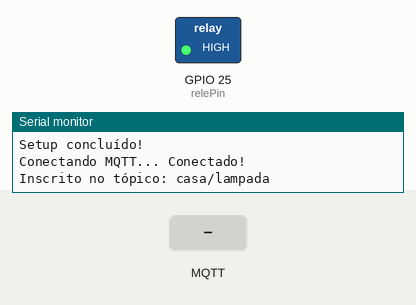
Bench run of a sketch on a simulated ESP32. On the bench: switched loads named in the sketch (green lamp = pin HIGH), the last lines printed to the serial monitor. The test bench sets the inputs (shaded band). WiFi joins after 1.5 s; servers stay silent unless stated; random numbers use the default seed unless the sketch sets one; no MQTT or app messages arrive unless stated.

Above: at 3.7 s.
3.8 s: MQTT message "on" arrives on the first subscribed topic
At 4.3 s:
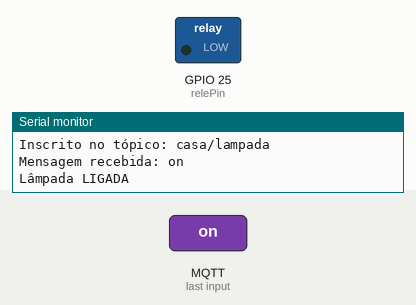
5.3 s: MQTT message "off" arrives on the first subscribed topic
At 6.6 s:
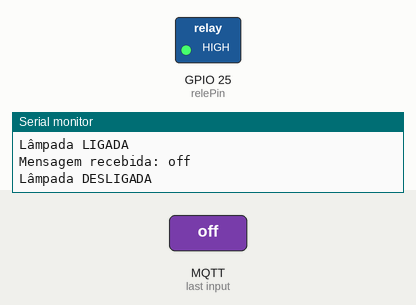
Timing chart, 0 to 8.3 s (numbered marks = the images above; inputs shaded):
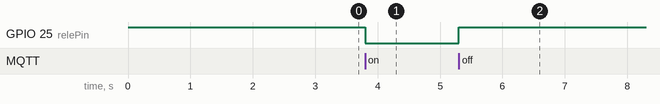

Measured:
- after the input at 3.8 s, GPIO 25 (relePin): HIGH → LOW at once
- after the input at 5.3 s, GPIO 25 (relePin): LOW → HIGH at once

The sketch:

esp32-lampada.ino
```cpp
#include <WiFi.h>
#include <PubSubClient.h>
#include <WiFiClientSecure.h>

const char* ssid = "NOME DO SEU WIFI";
const char* password = "senha123";

// IP fixo
IPAddress local_IP(192,168,15,50);
IPAddress gateway(192,168,15,1);
IPAddress subnet(255,255,255,0);
IPAddress primaryDNS(8,8,8,8);
IPAddress secondaryDNS(8,8,4,4);

// Broker MQTT HiveMQ Cloud
const char* mqtt_server = "246bc5a388ec4e978794cc3efb0d83b5.s1.eu.hivemq.cloud";
const int mqtt_port = 8883;

// Suas credenciais do HiveMQ Cloud
const char* mqtt_user = "hivemq.webclient.1755443398662";     // Substitua pelo seu usuário
const char* mqtt_password = "v27SV!N1h#X;Aa3j&Bty";   // Substitua pela sua senha

// Cliente WiFi seguro e MQTT
WiFiClientSecure espClientSecure;
PubSubClient client(espClientSecure);

const int relePin = 25;

void callback(char* topic, byte* payload, unsigned int length) {
  String msg;
  for (int i = 0; i < length; i++) {
    msg += (char)payload[i];
  }
  msg.toLowerCase();

  Serial.print("Mensagem recebida: ");
  Serial.println(msg);

  if(msg == "on") {
    digitalWrite(relePin, LOW);  // Liga (active LOW)
    Serial.println("Lâmpada LIGADA");
  }
  if(msg == "off") {
    digitalWrite(relePin, HIGH); // Desliga
    Serial.println("Lâmpada DESLIGADA");
  }
}

void reconnect() {
  while (!client.connected()) {
    Serial.print("Conectando MQTT...");

    // Gera um ID único para o cliente
    String clientId = "ESP32Lamp-";
    clientId += String(random(0xffff), HEX);

    // Tenta conectar com usuário e senha
    if(client.connect(clientId.c_str(), mqtt_user, mqtt_password)) {
      Serial.println(" Conectado!");
      client.subscribe("casa/lampada");
      Serial.println("Inscrito no tópico: casa/lampada");
    } else {
      Serial.print(" Falha, rc=");
      Serial.print(client.state());
      Serial.println(" tentando novamente em 5 segundos");
      delay(5000);
    }
  }
}

void setup() {
  pinMode(relePin, OUTPUT);
  digitalWrite(relePin, HIGH); // Inicia desligado

  Serial.begin(115200);
  delay(1000);

  Serial.println();
  Serial.println("=== ESP32 Lamp Control ===");

  // Configuração SSL - Aceita qualquer certificado (INSEGURO mas funcional)
  espClientSecure.setInsecure();

  // IP fixo
  if (!WiFi.config(local_IP, gateway, subnet, primaryDNS, secondaryDNS)) {
    Serial.println("Falha ao configurar IP fixo");
  }

  // Conecta WiFi
  WiFi.begin(ssid, password);
  Serial.print("Conectando WiFi");

  while(WiFi.status() != WL_CONNECTED){
    delay(500);
    Serial.print(".");
  }

  Serial.println();
  Serial.println("WiFi conectado!");
  Serial.print("IP do ESP32: ");
  Serial.println(WiFi.localIP());

  // Configura MQTT
  client.setServer(mqtt_server, mqtt_port);
  client.setCallback(callback);

  // Buffer maior para mensagens MQTT (se necessário)
  client.setBufferSize(256);

  Serial.println("Setup concluído!");
}

void loop() {
  if(!client.connected()){
    reconnect();
  }
  client.loop();

  // Heartbeat a cada 30 segundos
  static unsigned long lastHeartbeat = 0;
  if (millis() - lastHeartbeat > 30000) {
    if(client.connected()) {
      Serial.println("MQTT: Conectado e funcionando");
    }
    lastHeartbeat = millis();
  }
}
```
